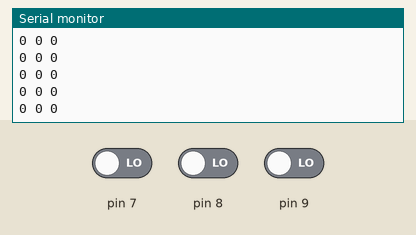
This sketch was run on a simulated Arduino Uno, built with avr-gcc and run on an emulated ATmega328P. Parts: the last lines printed to the serial monitor. Inputs (shaded band) come from the test bench; at power-on: pin 7 LOW, pin 8 LOW, pin 9 LOW.

Above: at 1.2 s.
1.3 s: pin 7 driven HIGH
At 1.32 s:
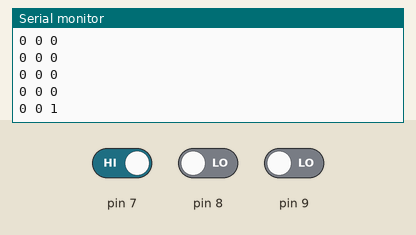
2.8 s: pin 8 driven HIGH
At 2.83 s:
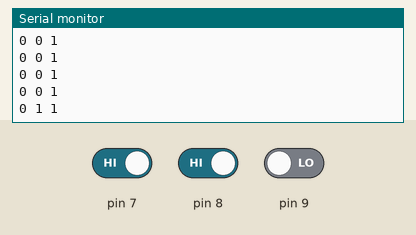
4.3 s: pin 9 driven HIGH
At 4.34 s:
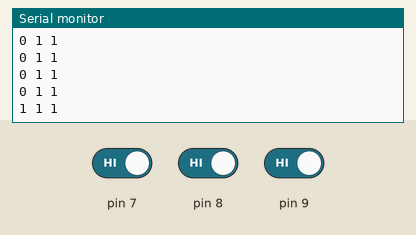
5.8 s: pin 7 driven LOW
At 5.84 s:
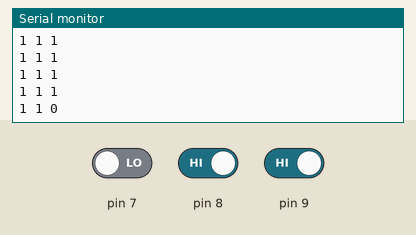
7.3 s: pin 8 driven LOW
At 7.35 s:
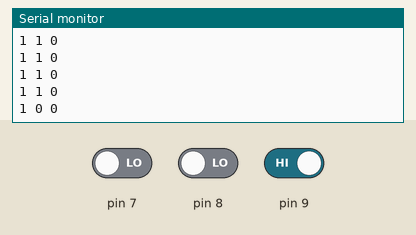

Measured:
- after the input at 1.3 s, the serial monitor: prints a new line at once (image 1)
- after the input at 2.8 s, the serial monitor: prints a new line at once (image 2)
- after the input at 4.3 s, the serial monitor: prints a new line at once (image 3)
- after the input at 5.8 s, the serial monitor: prints a new line at once (image 4)
- after the input at 7.3 s, the serial monitor: prints a new line at once (image 5)

The sketch:

mapProject.ino
```cpp
void setup() {
  // put your setup code here, to run once:
  Serial.begin(9600);
  Serial.print("Starting");
  pinMode(7, INPUT);
  pinMode(8, INPUT);
  pinMode(9, INPUT);
}

void loop() {
  // put your main code here, to run repeatedly:
  int bit1 = digitalRead(7);
  int bit2 = digitalRead(8);
  int bit3 = digitalRead(9);
  Serial.print(bit3);
  Serial.print(" ");
  Serial.print(bit2);
  Serial.print(" ");
  Serial.print(bit1);
  Serial.print("\n");
  delay(50);
}
```
